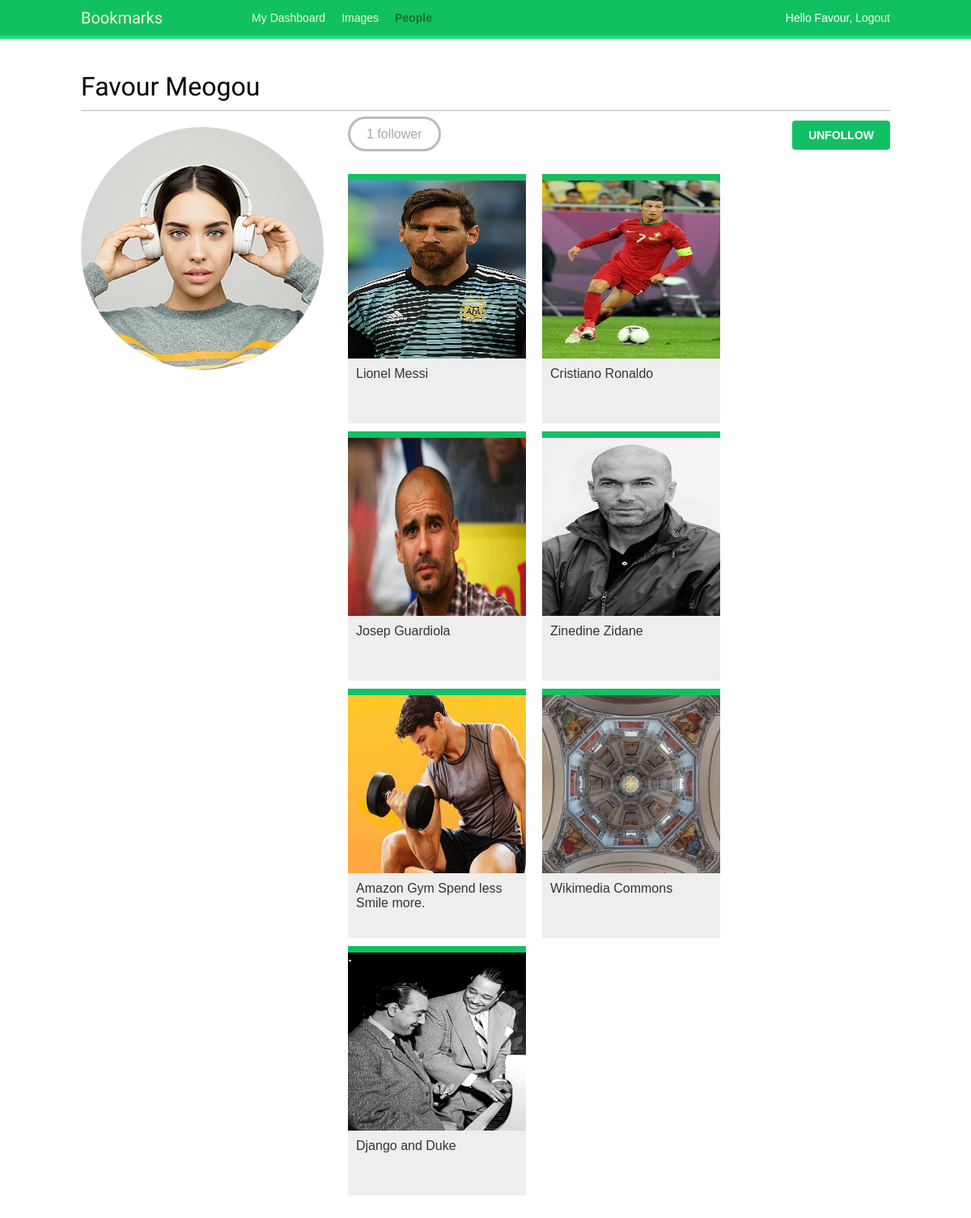
/account/user/admin/ (signed in), run on the app's committed database.
### account/models.py (models this page shows, shortened)
class Profile(models.Model):
    user = models.OneToOneField(settings.AUTH_USER_MODEL,
                                on_delete=models.CASCADE)
    date_of_birth = models.DateField(blank=True, null=True)
    photo = models.ImageField(upload_to='user/%Y/%m/%d/', blank=True, default= "default_photo.jpg")

### images/models.py (models this page shows, shortened)
class Image(models.Model):
    user= models.ForeignKey(settings.AUTH_USER_MODEL, related_name='images_created', on_delete=models.CASCADE)
    title= models.TextField(max_length=200)
    slug= models.SlugField(max_length=200, blank=True)
    url= models.URLField(max_length=2000)
    image= models.ImageField(upload_to='images/%Y/%m/%d')
    description= models.TextField(blank=True)
    created= models.DateField(auto_now_add=True)
    users_like= models.ManyToManyField(settings.AUTH_USER_MODEL, related_name='images_liked', blank=True)
    def get_absolute_url(self):
        return reverse('images:detail', args= [self.id, self.slug])
    class Meta:
        indexes= [
            models.Index(fields=['-created'],)
        ]
        ordering= ['-created']

### account/views.py (the view)
# urls.py: path('user/<username>/',views.user_detail, name= 'user_detail'),
@login_required
def user_detail(request, username):
    user= get_object_or_404(User,
                             username=username,
                             is_active=True)
    return render(request,
                  'account/user/detail.html',
                  {'section':'people',
                   'user': user})

### account/templates/account/user/detail.html (shortened to what this page needs)
{% extends "base.html" %}
{% load thumbnail %}
{% block content %}
  <h1>{{ user.get_full_name }}</h1>
  <div class="profile-info">
    <img src="{% thumbnail user.profile.photo 180x180 %}" class="user-detail">
  </div>
  {% with total_followers=user.followers.count %}
    <span class="count">
      <span class="total">{{ total_followers }}</span>
      follower{{ total_followers|pluralize }}
    </span>
    <a href="#" data-id="{{ user.id }}" data-action="{% if request.user in user.followers.all %}un{% endif %}follow" class="follow button">
      {% if request.user not in user.followers.all %}
        Follow
      {% else %}
        Unfollow
      {% endif %}
    </a>
    <div id="image-list" class="image-container">
      {% include "images/image/list_images.html" with images=user.images_created.all %}
    </div>
  {% endwith %}
{% endblock %}

### account/templates/base.html (shortened to what this page needs)
{% load static %}
<html lang="en">
<head>
    <link rel="stylesheet" href="{% static 'css/base.css' %}">
</head>
<body>
    <div id="header">
        <span class="logo">Bookmarks</span>
        {% if request.user.is_authenticated %}
            <ul class="menu">
                <li  {% if section == "dashboard" %} class="selected" {% endif %}>
                    <a href="{% url 'dashboard' %}">My Dashboard</a>
                </li>
                <li  {% if section == "images" %} class="selected" {% endif %}>
                    <a href="{% url 'images:list' %}">Images</a>
                </li>
                <li  {% if section == "people" %} class="selected" {% endif %}>
                    <a href="{% url 'user_list' %}">People</a>
                </li>
            </ul>
        {% endif %}
        <span class="user">
            {% if request.user.is_authenticated %}
                Hello {{ request.user.first_name|default:request.user.username }},
                <a href="{% url 'logout' %}">Logout</a>
            {% else %}
                <a href="{% url 'login' %}">Log-in</a>
            {% endif %}
        </span>
    </div>
    <div id="content">
        {% block content %}
        {% endblock %}
    </div>
</body>
</html>

### images/templates/images/image/list_images.html
{% load thumbnail %}
{% for image in images %}
  <div class="image">
    <a href="{{ image.get_absolute_url }}">
      {% thumbnail image.image 300x300 crop="smart" as im %}
      <a href="{{ image.get_absolute_url }}">
        <img src="{{ im.url }}">
      </a>
    </a>
    <div class="info">
      <a href="{{ image.get_absolute_url }}" class="title">
        {{ image.title }}
      </a>
    </div>
  </div>
{% endfor %}

### account/static/css/base.css (style rules this page uses)
body { margin: 0; padding: 0; font-family: helvetica, sans-serif; }
a { color: #12c064; text-decoration: none; }
h1, h2, h3, h4, h5, h6 { font-family: "Muli", sans-serif; font-weight: normal; }
h1 { border-bottom: 1px solid #bbb; padding: 0 0 10px 0; margin: 10px 0 20px 0; }
#header { padding: 10px 100px; font-size: 14px; background: #12c064; color: #fff; border-bottom: 4px solid #1cdf78; overflow: auto; }
#header .logo { font-family: "Muli", sans-serif; float: left; color: #f3f7cc; font-size: 20px; margin-right: 10%; }
#header ul.menu { list-style: none; float: left; margin: 0; padding: 0; }
#header ul.menu li { float: left; padding: 4px 10px; }
#header ul.menu li.selected a, #header ul.menu li.selected a:hover { color: #1b6d32; font-weight: bold; }
#header a { color: #f3f7cc; }
#header .user { float: right; padding-top: 4px; }
#content { padding: 30px 100px; }
input[type="submit"], a.button { font-weight: bold; background: #12c064; color: #fff; padding: 10px 20px; font-size: 14px; text-transform: uppercase; border-radius: 4px; }
.count { color: #aaa; border: 3px solid #bbb; border-radius: 26px; padding: 10px 20px; margin: 20px 10px 0; }
a.like, a.follow { float: right; margin-top: -8px; }
#image-list { overflow: hidden; }
#image-list .image { float: left; width: 220px; height: 300px; margin: 0 10px 10px 10px; border-top: 8px solid #12c064; background: #eee; }
#image-list img { width: 220px; height: 220px; }
#image-list .info { padding: 10px; }
#image-list .info a { color: #333; }
img.user-detail { border-radius: 50%; float: left; }
.profile-info { float: left; overflow: auto; margin-right: 20px; }
.image-container { margin-top: 40px; }

### data on the page
Image: shows a picture, title "Lionel Messi"
Image: shows a picture, title "Cristiano Ronaldo"
Image: shows a picture, title "Josep Guardiola"
Image: shows a picture, title "Zinedine Zidane"
Image: shows a picture, title "Amazon Gym Spend less Smile more."
Image: shows a picture, title "Wikimedia Commons"
Image: shows a picture, title "Django and Duke"

### other printed values
{{ request.user.first_name|default:request.user.username }} "Favour"
{{ user.get_full_name }} "Favour Meogou"
{{ total_followers }} "1"
